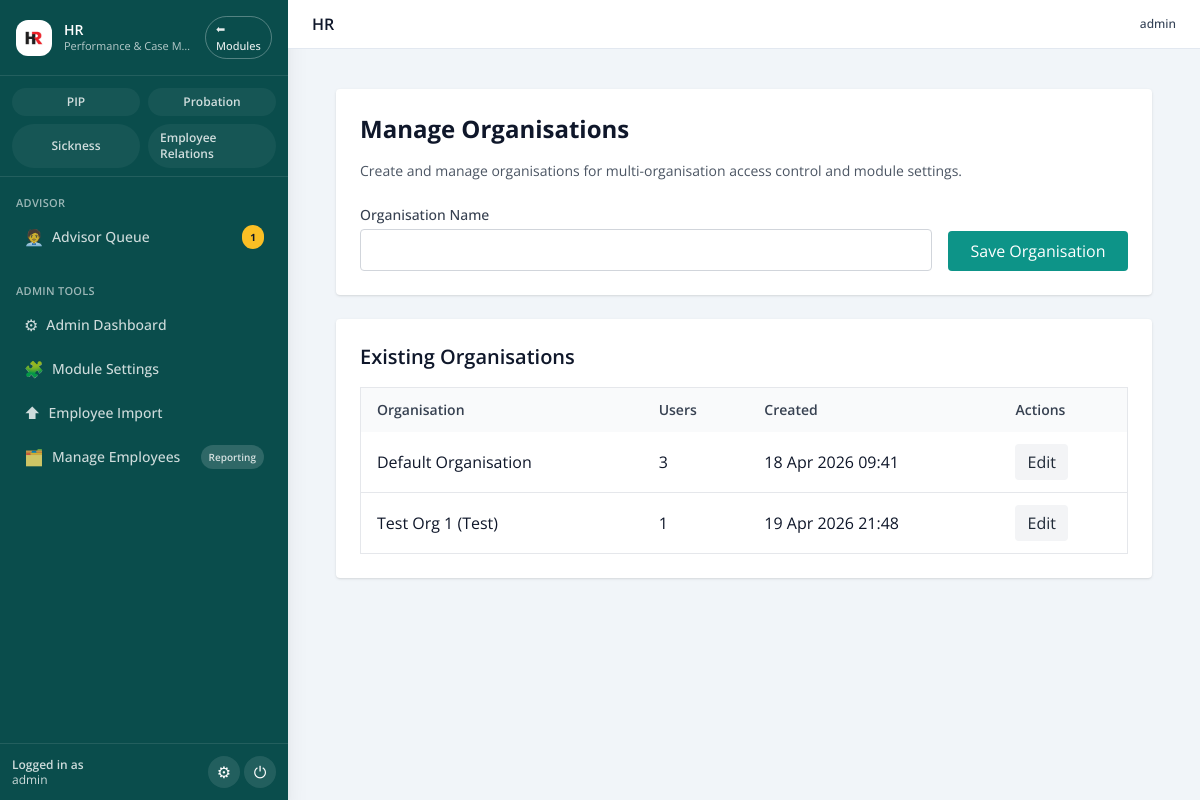
The page /admin/organisations (signed in) on the database its author committed.
### pip_app/models.py (models this page shows, shortened)
class User(db.Model, UserMixin):
    id = db.Column(db.Integer, primary_key=True)
    username = db.Column(db.String(80), unique=True, nullable=False)
    email = db.Column(db.String(120), unique=True, nullable=False)
    password_hash = db.Column(db.String(200), nullable=False)
    admin_level = db.Column(db.Integer, default=0)  # 0 = line mgr, 1 = admin, 2 = superuser
    team_id = db.Column(db.Integer, nullable=True)
    organisation_id = db.Column(
        db.Integer,
        db.ForeignKey("organisations.id"),
        nullable=True,
        index=True,
    )
    organisation = db.relationship(
        "Organisation",
        backref=db.backref("users", lazy=True),
    )
    def is_admin(self):
        return self.admin_level >= 1
    def is_superuser(self):
        return self.admin_level == 2

class Organisation(db.Model):
    __tablename__ = "organisations"
    id = db.Column(db.Integer, primary_key=True)
    name = db.Column(db.String(255), nullable=False, default="Default Organisation")
    slug = db.Column(
        db.String(255),
        nullable=False,
        unique=True,
        index=True,
        default="default-organisation",
    )
    is_active = db.Column(db.Boolean, nullable=False, default=True)
    primary_colour = db.Column(db.String(20), nullable=True)
    secondary_colour = db.Column(db.String(20), nullable=True)
    logo_url = db.Column(db.String(500), nullable=True)
    font_family = db.Column(db.String(100), nullable=True)
    sector_pack = db.Column(db.String(100), nullable=True)
    created_at = db.Column(db.DateTime, default=datetime.utcnow, nullable=False)
    updated_at = db.Column(
        db.DateTime,
        default=datetime.utcnow,
        onupdate=datetime.utcnow,
        nullable=False,
    )

### pip_app/blueprints/admin.py (the view, shortened to what this page needs)
@admin_bp.route("/admin/organisations", methods=["GET", "POST"])
@login_required
@superuser_required
def manage_organisations():
    form = OrganisationForm()
    organisations = Organisation.query.order_by(Organisation.name.asc()).all()
    organisation_user_counts = {
        org.id: User.query.filter_by(organisation_id=org.id).count()
        for org in organisations
    }
    return render_template(
        "admin_organisations.html",
        form=form,
        organisations=organisations,
        organisation_user_counts=organisation_user_counts,
    )

### templates/admin_organisations.html (shortened to what this page needs)
{% extends "base.html" %}
{% block content %}
<div class="max-w-6xl mx-auto p-6 space-y-6">
  <div class="bg-white shadow rounded p-6">
    <h1 class="text-2xl font-bold mb-4">Manage Organisations</h1>
    <p class="text-sm text-gray-600 mb-6">
      Create and manage organisations for multi-organisation access control and module settings.
    </p>
    <form method="POST" class="grid grid-cols-1 md:grid-cols-4 gap-4 items-end">
      <div class="md:col-span-3">
        {{ form.name.label(class="block text-sm font-medium text-gray-700 mb-1") }}
        {{ form.name(class="w-full rounded border border-gray-300 p-2") }}
      </div>
      <div>
        {{ form.submit(class="w-full bg-teal-600 text-white px-4 py-2 rounded hover:bg-teal-700") }}
      </div>
    </form>
  </div>
  <div class="bg-white shadow rounded p-6">
    <h2 class="text-xl font-semibold mb-4">Existing Organisations</h2>
    {% if organisations %}
      <div class="overflow-x-auto">
        <table class="min-w-full border border-gray-200 rounded">
          <thead class="bg-gray-50">
            <tr>
              <th class="px-4 py-3 text-left text-sm font-semibold text-gray-700">Organisation</th>
              <th class="px-4 py-3 text-left text-sm font-semibold text-gray-700">Users</th>
              <th class="px-4 py-3 text-left text-sm font-semibold text-gray-700">Created</th>
              <th class="px-4 py-3 text-left text-sm font-semibold text-gray-700">Actions</th>
            </tr>
          </thead>
          <tbody class="divide-y divide-gray-200">
            {% for organisation in organisations %}
              <tr>
                <td class="px-4 py-3">{{ organisation.name }}</td>
                <td class="px-4 py-3">{{ organisation_user_counts.get(organisation.id, 0) }}</td>
                <td class="px-4 py-3">
                  {% if organisation.created_at %}
                    {{ organisation.created_at.strftime('%d %b %Y %H:%M') }}
                  {% else %}
                    —
                  {% endif %}
                </td>
                <td class="px-4 py-3">
                  <a href="{{ url_for('admin.edit_organisation', organisation_id=organisation.id) }}"
                     class="inline-flex items-center px-3 py-1.5 rounded bg-gray-100 text-gray-800 hover:bg-gray-200">
                    Edit
                  </a>
                </td>
              </tr>
            {% endfor %}
          </tbody>
        </table>
      </div>
    {% else %}
      <p class="text-sm text-gray-600">No organisations created yet.</p>
    {% endif %}
  </div>
</div>
{% endblock %}

### templates/base.html (shortened to what this page needs)
<!doctype html>
<html lang="en">
<head>
  <script src="https://cdn.tailwindcss.com"></script>
  <link rel="stylesheet" href="{{ url_for('static', filename='css/tokens.css') }}">
  <link rel="stylesheet" href="{{ url_for('static', filename='css/ui.css') }}">
</head>
<body class="bg-slate-100 text-slate-900">
{% set is_logged_in = current_user.is_authenticated if current_user is defined else False %}
{% set current_endpoint = request.endpoint or '' %}
{% set active_module = (active_module|default(None)) or session.get('active_module') %}
{% set enabled_modules = enabled_modules|default({}) %}
{% set advisor_queue_counts = advisor_queue_counts|default({'open': 0, 'unassigned': 0}) %}
{% set layout = (layout|default('')) %}
{% set hide_sidebar = ((hide_sidebar if hide_sidebar is defined else False) or (not is_logged_in) or (layout == 'fullscreen')) %}
<div class="min-h-screen flex bg-slate-100">
  {% if is_logged_in and not hide_sidebar %}
    <aside class="flex flex-col w-72 bg-[#0a4d4c] text-white shadow-xl">
      <div class="px-4 py-4 border-b border-white/10 flex items-center justify-between gap-3">
        <div class="flex items-center gap-3 min-w-0">
          <div class="h-9 w-9 rounded-xl bg-white flex items-center justify-center shrink-0">
            <img src="{{ url_for('static', filename='images/logo.avif') }}"
                 alt="HR" class="h-8 w-8 rounded-lg object-cover">
          </div>
          <div class="min-w-0">
            <div class="text-sm font-semibold leading-tight truncate">HR</div>
            <div class="text-[11px] text-white/70 truncate">Performance &amp; Case Management</div>
          </div>
        </div>
        <a href="{{ url_for('main.home') }}"
           class="inline-flex items-center justify-center rounded-full border border-white/30 px-2.5 py-1 text-[11px] font-medium text-white/90 hover:bg-white/10">
          ⬅ Modules
        </a>
      </div>
      <div class="px-3 pt-3 pb-2 border-b border-white/10">
        <div class="grid grid-cols-2 gap-2">
          {% if enabled_modules.get('pip', True) %}
          <a href="{{ url_for('dashboard') }}"
             class="inline-flex items-center justify-center gap-1.5 rounded-full px-3 py-1.5 text-[11px] font-semibold
                    {% if active_module == 'PIP' %}
                      bg-white text-[#0a4d4c]
                    {% else %}
                      bg-white/5 text-white/80 hover:bg-white/10
                    {% endif %}">
            <span class="text-xs">PIP</span>
          </a>
          {% endif %}
          {% if enabled_modules.get('probation', True) %}
          <a href="{{ url_for('probation_dashboard') }}"
             class="inline-flex items-center justify-center gap-1.5 rounded-full px-3 py-1.5 text-[11px] font-semibold
                    {% if active_module == 'Probation' %}
                      bg-white text-[#0a4d4c]
                    {% else %}
                      bg-white/5 text-white/80 hover:bg-white/10
                    {% endif %}">
            <span class="text-xs">Probation</span>
          </a>
          {% endif %}
          {% if enabled_modules.get('sickness', True) %}
          <a href="{{ url_for('sickness_dashboard') }}"
             class="inline-flex items-center justify-center gap-1.5 rounded-full px-3 py-1.5 text-[11px] font-semibold
                    {% if active_module == 'Sickness' %}
                      bg-white text-[#0a4d4c]
                    {% else %}
                      bg-white/5 text-white/80 hover:bg-white/10
                    {% endif %}">
            <span class="text-xs">Sickness</span>
          </a>
          {% endif %}
          {% if current_user.is_superuser() and enabled_modules.get('employee_relations', True) %}
          <a href="{{ url_for('employee_relations.dashboard') }}"
             class="inline-flex items-center justify-center gap-1.5 rounded-full px-3 py-1.5 text-[11px] font-semibold
                    {% if active_module == 'Employee Relations' %}
                      bg-white text-[#0a4d4c]
                    {% else %}
                      bg-white/5 text-white/80 hover:bg-white/10
                    {% endif %}">
            <span class="text-xs">Employee Relations</span>
          </a>
          {% endif %}
        </div>
      </div>
      <nav class="flex-1 overflow-y-auto px-3 py-4 space-y-6 text-sm">
        {% if current_user.is_admin() %}
          <div>
            <div class="px-1 text-[11px] font-semibold uppercase tracking-wide text-white/60 mb-1">
              Advisor
            </div>
            <ul class="space-y-1">
              <li>
                <a href="{{ url_for('admin.advisor_escalation_queue') }}"
                   class="flex items-center justify-between gap-2 rounded-xl px-3 py-2
                          {% if current_endpoint == 'admin.advisor_escalation_queue' %}
                            bg-white text-[#0a4d4c]
                          {% else %}
                            text-white/80 hover:bg-white/10
                          {% endif %}">
                  <span class="flex items-center gap-2 min-w-0">
                    <span class="text-base">🧑‍💼</span>
                    <span class="text-sm font-medium">Advisor Queue</span>
                  </span>
                  {% if advisor_queue_counts.open > 0 %}
                    <span class="inline-flex items-center rounded-full bg-amber-400 px-2 py-0.5 text-[10px] font-bold text-slate-900">
                      {{ advisor_queue_counts.open }}
                    </span>
                  {% else %}
                    <span class="inline-flex items-center rounded-full bg-white/15 px-2 py-0.5 text-[10px] font-semibold text-inherit">
                      0
                    </span>
                  {% endif %}
                </a>
              </li>
            </ul>
          </div>
        {% endif %}
        {% if current_user.is_superuser() %}
          <div>
            <div class="px-1 text-[11px] font-semibold uppercase tracking-wide text-white/60 mb-1">
              Admin Tools
            </div>
            <ul class="space-y-1">
              <li>
                <a href="{{ url_for('admin_dashboard') }}"
                   class="flex items-center gap-2 rounded-xl px-3 py-2
                          {% if current_endpoint == 'admin_dashboard' %}
                            bg-white text-[#0a4d4c]
                          {% else %}
                            text-white/80 hover:bg-white/10
                          {% endif %}">
                  <span class="text-base">⚙</span>
                  <span class="text-sm font-medium">Admin Dashboard</span>
                </a>
              </li>
              <li>
                <a href="{{ url_for('admin.admin_module_settings') }}"
                   class="flex items-center gap-2 rounded-xl px-3 py-2
                          {% if current_endpoint == 'admin.admin_module_settings' %}
                            bg-white text-[#0a4d4c]
                          {% else %}
                            text-white/80 hover:bg-white/10
                          {% endif %}">
                  <span class="text-base">🧩</span>
                  <span class="text-sm font-medium">Module Settings</span>
                </a>
              </li>
              <li>
                <a href="{{ url_for('employee_import') }}"
                   class="flex items-center gap-2 rounded-xl px-3 py-2
                          {% if current_endpoint == 'employee_import' %}
                            bg-white text-[#0a4d4c]
                          {% else %}
                            text-white/80 hover:bg-white/10
                          {% endif %}">
                  <span class="text-base">⬆</span>
                  <span class="text-sm font-medium">Employee Import</span>
                </a>
              </li>
              <li>
                <a href="{{ url_for('manage_employee.index') }}"
                   class="flex items-center justify-between gap-2 rounded-xl px-3 py-2
                          {% if current_endpoint.startswith('manage_employee.') %}
                            bg-white text-[#0a4d4c]
                          {% else %}
                            text-white/80 hover:bg-white/10
                          {% endif %}">
                  <span class="flex items-center gap-2 min-w-0">
                    <span class="text-base">🗂️</span>
                    <span class="text-sm font-medium">Manage Employees</span>
                  </span>
                  <span class="rounded-full px-2 py-0.5 text-[10px] font-semibold
                               {% if current_endpoint == 'manage_employee.reporting' %}
                                 bg-[#0a4d4c] text-white
                               {% else %}
                                 bg-white/15 text-inherit
                               {% endif %}">
                    Reporting
                  </span>
                </a>
              </li>
            </ul>
          </div>
        {% endif %}
      </nav>
      <div class="px-3 py-3 border-t border-white/10">
        <div class="flex items-center justify-between gap-2">
          <div class="text-xs text-white/80 leading-tight min-w-0">
            <div class="font-semibold">Logged in as</div>
            <div class="truncate">{{ current_user.username }}</div>
          </div>
          <div class="flex items-center gap-1">
            {% if current_user.is_superuser() %}
              <a href="{{ url_for('admin_dashboard') }}"
                 class="inline-flex items-center justify-center rounded-full bg-white/10 hover:bg-white/20 h-8 w-8 text-base"
                 title="Admin Tools">
                ⚙
              </a>
            {% endif %}
            <form action="{{ url_for('auth.logout') }}" method="post">
              <button type="submit"
                      class="inline-flex items-center justify-center rounded-full bg-white/10 hover:bg-white/20 h-8 w-8 text-base"
                      title="Logout">
                ⏻
              </button>
            </form>
          </div>
        </div>
      </div>
    </aside>
  {% endif %}
  <div class="flex-1 flex flex-col min-w-0">
    <header class="w-full border-b border-slate-200 bg-white">
      <div class="px-4 sm:px-6 py-3 flex items-center justify-between gap-3">
        <div class="flex items-center gap-3">
          <div>
            {% block page_title %}
              <h1 class="text-base font-semibold text-slate-900">
                HR
              </h1>
            {% endblock %}
          </div>
        </div>
        {% if is_logged_in %}
          <div class="hidden md:flex items-center gap-4 text-xs text-slate-500">
            <div class="text-right">
              <div class="font-medium text-slate-700">{{ current_user.username }}</div>
            </div>
          </div>
        {% endif %}
      </div>
    </header>
    <div class="px-4 sm:px-6 pt-4">
    </div>
    <main class="flex-1 min-w-0 px-4 sm:px-6 pb-8">
      {% block content %}{% endblock %}
    </main>
  </div>
</div>
</body>
</html>

### rows shown on the page
User: username "admin"
Organisation: name "Default Organisation", get "3", created_at "18 Apr 2026 09:41"
Organisation: name "Test Org 1 (Test)", get "1", created_at "19 Apr 2026 21:48"

### other values the page prints
{{ advisor_queue_counts.open }} "1"
